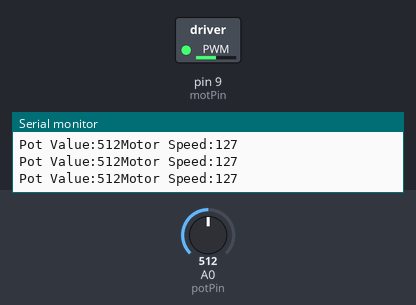
Simulated run of this sketch. Board: Arduino Uno, built with avr-gcc and run on an emulated ATmega328P. Shown: switched loads named in the sketch (green lamp = pin HIGH), the last lines printed to the serial monitor. Inputs (shaded band) come from the test bench; at power-on: A0 (potPin) = 512.

Above: at 1.2 s.
1.3 s: A0 (potPin) set to 414
At 2.2 s:
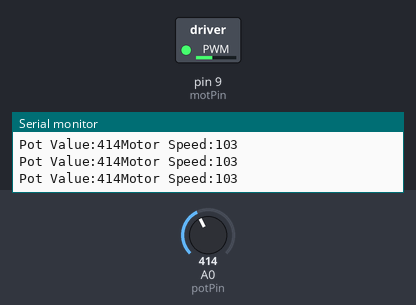
2.8 s: A0 (potPin) set to 383
At 3.2 s:
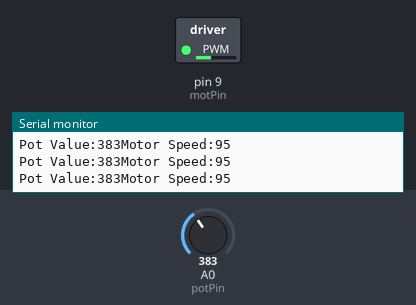
5.8 s: A0 (potPin) set to 716
At 6.1 s:
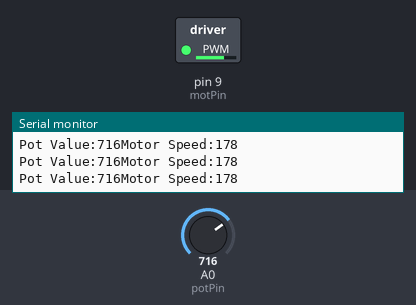
7.3 s: A0 (potPin) set to 992
At 8.4 s:
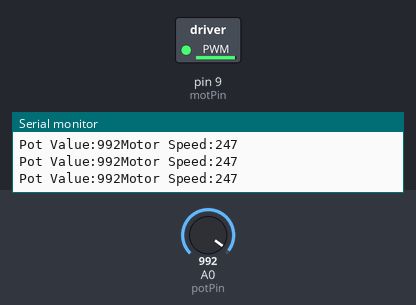
8.8 s: A0 (potPin) set to 1010
At 9.5 s:
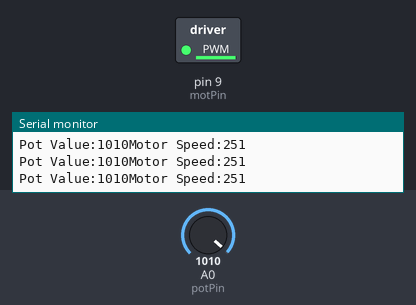
11.8 s: A0 (potPin) set to 122
At 12.8 s:
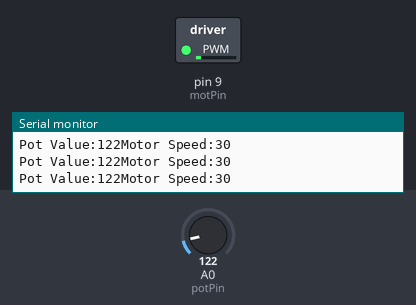
Timing chart, 0 to 14.3 s (numbered marks = the images above; inputs shaded):
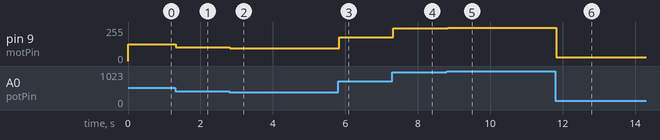

The sketch:

motor_control_by_potentiometer.ino
```cpp
// C++ code
//
int potPin=A0;
int motPin=9;
int potValue=5;
int motSpeed=5;
void setup()
{
  pinMode(motPin,OUTPUT);
  Serial.begin(9600);
}

void loop()
{
  potValue=analogRead(potPin);
  motSpeed=map(potValue,0,1023,0,255);
  analogWrite(motPin,motSpeed);
  Serial.print("Pot Value:");
  Serial.print(potValue);
  Serial.print("Motor Speed:");
  Serial.println(motSpeed);
  delay(10);
}
```

Measured:
- after the input at 1.3 s, pin 9 (motPin): 127/255 → 103/255 at once
- after the input at 2.8 s, pin 9 (motPin): 103/255 → 95/255 at once
- after the input at 5.8 s, pin 9 (motPin): 95/255 → 178/255 at once
- after the input at 7.3 s, pin 9 (motPin): 178/255 → 247/255 at once
- after the input at 8.8 s, pin 9 (motPin): 247/255 → 251/255 at once
- after the input at 11.8 s, pin 9 (motPin): 251/255 → 30/255 at once
